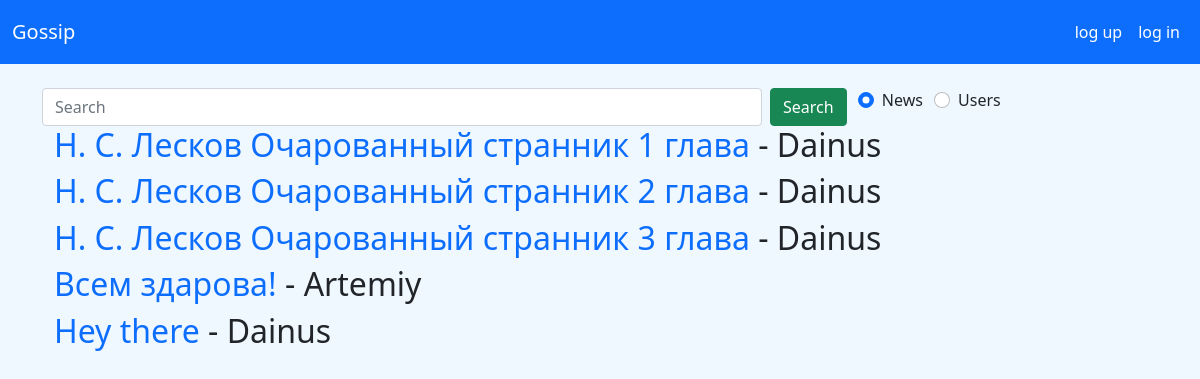
The app's page /find_news with its own data.
### data/new.py (models this page shows)
class News(SqlAlchemyBase, UserMixin, SerializerMixin):
    __tablename__ = 'news'
    id = sa.Column(sa.Integer, primary_key=True, autoincrement=True)
    title = sa.Column(sa.String, nullable=True)
    content = sa.Column(sa.String, nullable=True)
    date = datetime.date.today().ctime().split()
    date = date[2] + ' ' + date[1] + ' ' + date[-1]
    created_date = sa.Column(sa.String, default=date)
    views = sa.Column(sa.Integer, default=0)
    user_id = sa.Column(sa.Integer, sa.ForeignKey("users.id"))
    user = orm.relation('User')

### data/user.py (models this page shows, shortened)
class User(SqlAlchemyBase, UserMixin, SerializerMixin):
    __tablename__ = 'users'
    id = sa.Column(sa.Integer, primary_key=True, autoincrement=True)
    nickname = sa.Column(sa.String, nullable=True)
    hashed_password = sa.Column(sa.String, nullable=True)
    created_date = sa.Column(sa.DateTime, default=datetime.datetime.now())
    subs = sa.Column(sa.String, default='1')
    news = orm.relation("News", back_populates='user')

### find_news.py (the view, shortened to what this page needs)
@find_news_blueprint.route('/find_news', methods=['GET', 'POST'])
def find_news():
    ses = db_session.create_sessin()
    if request.method == 'GET':
        news = ses.query(News).all()
        return render_template('find_news.html', title='Find news', news=news,
                               ses=ses, User=User, is_news=True)

### data/db_session.py (called while the page is built)
def create_sessin() -> Session:
    global __factory
    return __factory()

### templates/find_news.html (shortened to what this page needs)
{% extends "base.html" %}
{% block content %}
<div class="container">
  <form action="" method="post" class="d-flex">
    <input class="form-control me-2" type="search" placeholder="Search" aria-label="Search" name="req" value="{{ value }}" id="search">
    <button class="btn btn-success" type="submit">Search</button>
    <div class="form-check" >
      <input class="form-check-input" type="radio" name="flexRadioDefault" id="news" value="news" checked>
      <label class="form-check-label" for="news">
        News
      </label>
    </div>
    <div class="form-check">
      <input class="form-check-input" type="radio" name="flexRadioDefault" id="users" value="users">
      <label class="form-check-label" for="users">
        Users
      </label>
    </div>
  </form>
  {% for new in news %}
  <div class="container">
    {% if is_news%}
    <h2><a href="/new/{{ new.id }}">{{ new.title }}</a> - {{ ses.query(User).get(new.user_id).nickname }}</h2>
    {% else %}
    <h2><a href="/user/{{ new.id }}">{{ new.nickname }}</a></h2>
    {% endif %}
  </div>
  {% endfor %}
</div>
{% endblock %}

### static/css/style.css (style rules this page uses)
body { background: #F0F8FF; }
a { text-decoration: none; }

### templates/find_news.html (style rules this page uses)
.form-check { margin-left: 1%; }
#search { width: 60vw; }

### records on screen
News: title "Н. С. Лесков Очарованный странник 1 глава"
User: query "Dainus"
News: title "Н. С. Лесков Очарованный странник 2 глава"
News: title "Н. С. Лесков Очарованный странник 3 глава"
News: title "Всем здарова!"
User: query "Artemiy"
News: title "Hey there"
